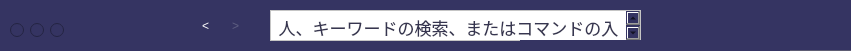
   <widget class="QWidget" name="widget" native="true">
    <property name="geometry">
     <rect>
      <x>0</x>
      <y>0</y>
      <width>851</width>
      <height>51</height>
     </rect>
    </property>
    <property name="styleSheet">
     <string notr="true">background-color: rgb(53, 52, 98);</string>
    </property>
    <widget class="QTextEdit" name="textEdit">
     <property name="geometry">
      <rect>
       <x>270</x>
       <y>10</y>
       <width>371</width>
       <height>31</height>
      </rect>
     </property>
     <property name="styleSheet">
      <string notr="true">background-color: rgb(255, 255, 255);</string>
     </property>
     <property name="html">
      <string>&lt;!DOCTYPE HTML PUBLIC &quot;-//W3C//DTD HTML 4.0//EN&quot; &quot;http://www.w3.org/TR/REC-html40/strict.dtd&quot;&gt;
&lt;html&gt;&lt;head&gt;&lt;meta name=&quot;qrichtext&quot; content=&quot;1&quot; /&gt;&lt;style type=&quot;text/css&quot;&gt;
p, li { white-space: pre-wrap; }
&lt;/style&gt;&lt;/head&gt;&lt;body style=&quot; font-family:'.AppleSystemUIFont'; font-size:13pt; font-weight:400; font-style:normal;&quot;&gt;
&lt;p align=&quot;center&quot; style=&quot; margin-top:12px; margin-bottom:12px; margin-left:0px; margin-right:0px; -qt-block-indent:0; text-indent:0px;&quot;&gt;&lt;span style=&quot; color:#363550;&quot;&gt;人、キーワードの検索、またはコマンドの入力&lt;/span&gt;&lt;/p&gt;&lt;/body&gt;&lt;/html&gt;</string>
     </property>
    </widget>
    <widget class="QLineEdit" name="lineEdit_10">
     <property name="geometry">
      <rect>
       <x>200</x>
       <y>10</y>
       <width>16</width>
       <height>31</height>
      </rect>
     </property>
     <property name="cursor">
      <cursorShape>PointingHandCursor</cursorShape>
     </property>
     <property name="toolTip">
      <string>def change_value(self):
        self.text = &quot;yattaze&quot;</string>
     </property>
     <property name="styleSheet">
      <string notr="true">border-color: rgba(255, 255, 255, 0);
font: 14pt &quot;.AppleSystemUIFont&quot;;
color: rgb(255, 255, 255);
background-color: rgba(255, 255, 255, 0);
gridline-color: rgba(255, 255, 255, 0);</string>
     </property>
     <property name="text">
      <string>&lt;</string>
     </property>
     <property name="frame">
      <bool>false</bool>
     </property>
     <property name="readOnly">
      <bool>true</bool>
     </property>
    </widget>
    <widget class="QLineEdit" name="lineEdit_11">
     <property name="geometry">
      <rect>
       <x>230</x>
       <y>10</y>
       <width>21</width>
       <height>31</height>
      </rect>
     </property>
     <property name="toolTip">
      <string>def change_value(self):
        self.text = &quot;yattaze&quot;</string>
     </property>
     <property name="styleSheet">
      <string notr="true">font: 14pt &quot;.AppleSystemUIFont&quot;;
color: rgb(255, 255, 255);
color: rgb(94, 94, 129);</string>
     </property>
     <property name="text">
      <string>&gt;</string>
     </property>
     <property name="frame">
      <bool>false</bool>
     </property>
     <property name="readOnly">
      <bool>true</bool>
     </property>
    </widget>
    <widget class="QWidget" name="widget_4" native="true">
     <property name="geometry">
      <rect>
       <x>520</x>
       <y>40</y>
       <width>851</width>
       <height>51</height>
      </rect>
     </property>
     <property name="styleSheet">
      <string notr="true">background-color: rgb(53, 52, 98);</string>
     </property>
     <widget class="QTextEdit" name="textEdit_2">
      <property name="geometry">
       <rect>
        <x>270</x>
        <y>10</y>
        <width>371</width>
        <height>31</height>
       </rect>
      </property>
      <property name="styleSheet">
       <string notr="true">background-color: rgb(122, 121, 149);</string>
      </property>
      <property name="html">
       <string>&lt;!DOCTYPE HTML PUBLIC &quot;-//W3C//DTD HTML 4.0//EN&quot; &quot;http://www.w3.org/TR/REC-html40/strict.dtd&quot;&gt;
&lt;html&gt;&lt;head&gt;&lt;meta name=&quot;qrichtext&quot; content=&quot;1&quot; /&gt;&lt;style type=&quot;text/css&quot;&gt;
p, li { white-space: pre-wrap; }
&lt;/style&gt;&lt;/head&gt;&lt;body style=&quot; font-family:'.AppleSystemUIFont'; font-size:13pt; font-weight:400; font-style:normal;&quot;&gt;
&lt;p align=&quot;center&quot; style=&quot; margin-top:12px; margin-bottom:12px; margin-left:0px; margin-right:0px; -qt-block-indent:0; text-indent:0px;&quot;&gt;&lt;span style=&quot; color:#363550;&quot;&gt;人、キーワードの検索、またはコマンドの入力&lt;/span&gt;&lt;/p&gt;&lt;/body&gt;&lt;/html&gt;</string>
      </property>
     </widget>
     <widget class="QLineEdit" name="lineEdit_15">
      <property name="geometry">
       <rect>
        <x>180</x>
        <y>10</y>
        <width>41</width>
        <height>41</height>
       </rect>
      </property>
      <property name="toolTip">
       <string>def change_value(self):
        self.text = &quot;yattaze&quot;</string>
      </property>
      <property name="styleSheet">
       <string notr="true">border-color: rgba(255, 255, 255, 0);
font: 14pt &quot;.AppleSystemUIFont&quot;;
color: rgb(255, 255, 255);
background-color: rgba(255, 255, 255, 0);
gridline-color: rgba(255, 255, 255, 0);</string>
      </property>
      <property name="text">
       <string>&lt;</string>
      </property>
     </widget>
     <widget class="QLineEdit" name="lineEdit_16">
      <property name="geometry">
       <rect>
        <x>220</x>
        <y>10</y>
        <width>41</width>
        <height>41</height>
       </rect>
      </property>
      <property name="toolTip">
       <string>def change_value(self):
        self.text = &quot;yattaze&quot;</string>
      </property>
      <property name="styleSheet">
       <string notr="true">font: 14pt &quot;.AppleSystemUIFont&quot;;
color: rgb(255, 255, 255);
background-color: rgba(255, 255, 255, 0);
gridline-color: rgba(255, 255, 255, 0);
border-top-color: rgb(40, 35, 82);</string>
      </property>
      <property name="text">
       <string>&gt;</string>
      </property>
     </widget>
    </widget>
    <widget class="QRadioButton" name="radioButton">
     <property name="geometry">
      <rect>
       <x>10</x>
       <y>20</y>
       <width>21</width>
       <height>21</height>
      </rect>
     </property>
     <property name="styleSheet">
      <string notr="true"/>
     </property>
     <property name="text">
      <string/>
     </property>
    </widget>
    <widget class="QRadioButton" name="radioButton_2">
     <property name="geometry">
      <rect>
       <x>30</x>
       <y>20</y>
       <width>21</width>
       <height>21</height>
      </rect>
     </property>
     <property name="text">
      <string/>
     </property>
    </widget>
    <widget class="QRadioButton" name="radioButton_3">
     <property name="geometry">
      <rect>
       <x>50</x>
       <y>20</y>
       <width>21</width>
       <height>21</height>
      </rect>
     </property>
     <property name="text">
      <string/>
     </property>
    </widget>
   </widget>
